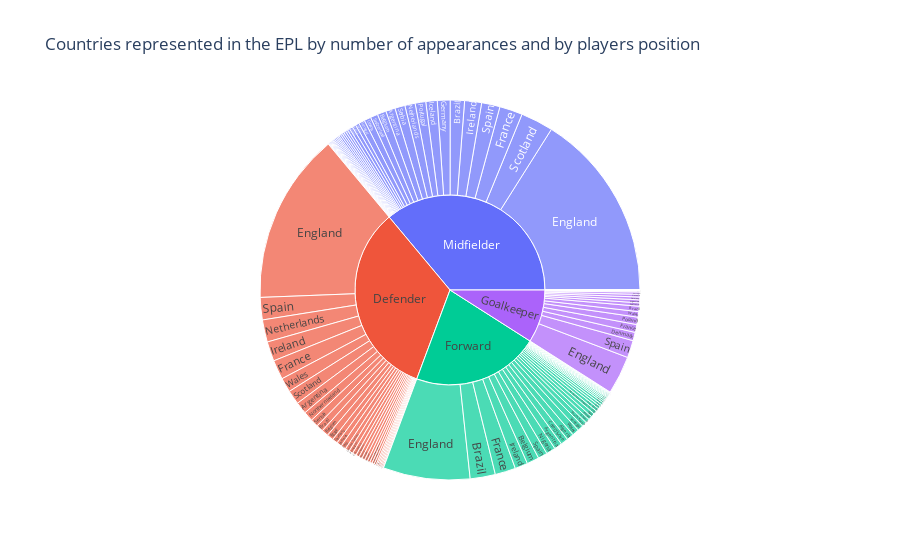

Source (notebook cell):
### Code cell
fig=px.sunburst(data, path=['Position', 'Nationality'], values='Appearances', title='Countries represented in the EPL by number of appearances and by players position')
iplot(fig)

### Figure 1 — Plotly figure (JSON) as saved in the notebook; plotly's stock layout.template omitted (floating-point values rounded to 4 significant figures; data arrays with more than 128 entries replaced by an {"elided": "..."} marker saying what was removed)
{"data": [{"branchvalues": "total", "domain": {"x": [0, 1], "y": [0, 1]}, "hovertemplate": "labels=%{label}<br>Appearances=%{value}<br>parent=%{parent}<br>id=%{id}<extra></extra>", "ids": {"elided": "138 str values"}, "labels": {"elided": "138 str values"}, "name": "", "parents": {"elided": "138 str values"}, "type": "sunburst", "values": {"elided": "138 int values"}}], "layout": {"legend": {"tracegroupgap": 0}, "title": {"text": "Countries represented in the EPL by number of appearances and by players position"}}}
